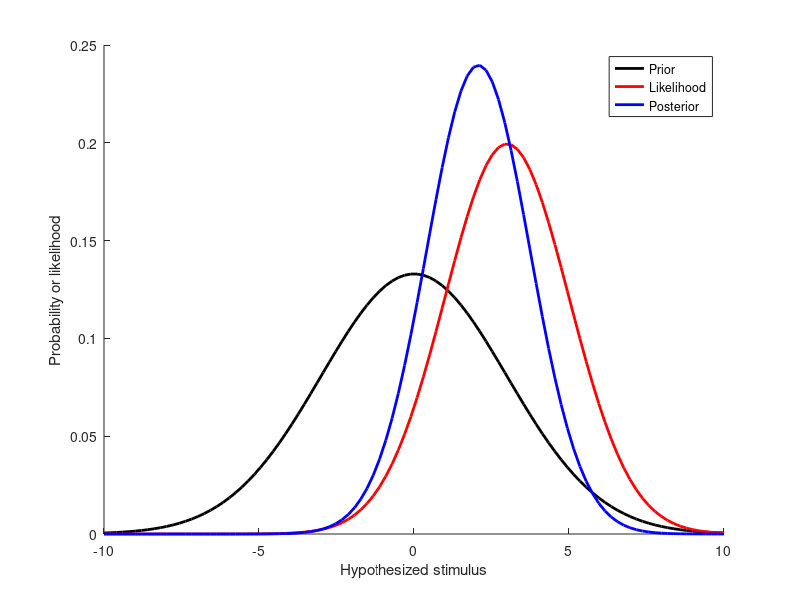

This chart was generated by the following MATLAB code:
% Creating Figure 3.5 on pg 74 of Bayesian Models of Perception and Action
close all

% Mean and standard deviation of the prior
mu_prior = 0;
sigma_prior = 3;

% Mean and standard deviation of the likelihood
mu_likelihood = 3;
sigma_likelihood = 2;

% Range of x values
x = linspace(-10, 10, 100);

% Define the prior and likelihood using normpdf
prior = normpdf(x, mu_prior, sigma_prior);
likelihood = normpdf(x, mu_likelihood, sigma_likelihood);

% Determine the posterior mean and standard deviation
% For Gaussian normal priors and likelihoods only
mu_posterior = ((mu_likelihood/(sigma_likelihood)^2) + (mu_prior/(sigma_prior)^2))/((1/(sigma_likelihood)^2) + (1/(sigma_prior)^2));
sigma_posterior = sqrt(1/(1/((sigma_likelihood)^2) + (1/(sigma_prior)^2)));

% Define the posterior using normpdf
posterior = normpdf(x, mu_posterior, sigma_posterior);

% Plot the prior, likelihood, and posterior
figure;
hold on;
plot(x, prior, 'k', 'LineWidth', 2);
plot(x, likelihood, 'r', 'LineWidth', 2);
plot(x, posterior, 'b', 'LineWidth', 2);
legend('Prior', 'Likelihood', 'Posterior');
xlabel('Hypothesized stimulus');
ylabel('Probability or likelihood');
hold off;
